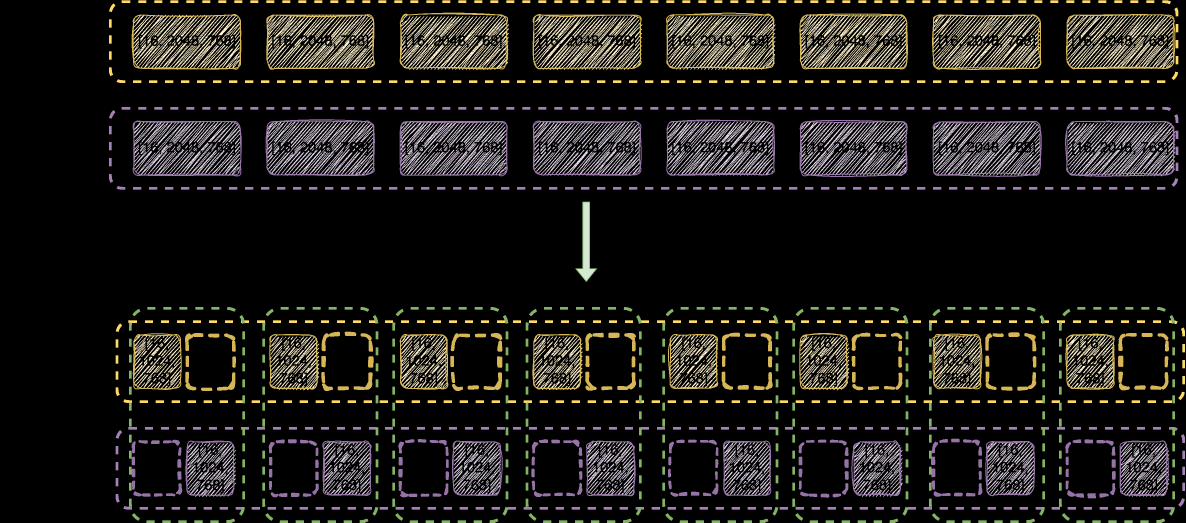
#> input picture assets/ep_fsdp2.png, 3556 x 1568 px (shown at 1/3 size)
$ python -i image_utils.py   (imports and definitions only)
#> lines starting #> are read from the running program, lines starting #| are printed output that depends on the picture
import io
import math
from io import BytesIO
from typing import ByteString, List, Union

import numpy as np
import requests
from PIL import Image


ImageInput = Union[
    Image.Image,
    np.ndarray,
    ByteString,
    str,
]


# [61 lines left out: functions load_image_bytes_from_path, save_image_bytes_to_file, smart_resize, load_image_from_path, not called in this run]


def load_image_from_bytes(image: bytes, **kwargs):
    return Image.open(BytesIO(image)).convert("RGB")


def load_image(image: ImageInput, **kwargs):
    if isinstance(image, str):
        return load_image_from_path(image, **kwargs)
    elif isinstance(image, bytes):
        return load_image_from_bytes(image, **kwargs)
    else:
        raise NotImplementedError


def fetch_images(images: List[ImageInput], **kwargs):
    images = [load_image(image) for image in images]
    max_image_nums = kwargs.get("max_image_nums", len(images))
    images = images[:max_image_nums]
    images = [smart_resize(image, **kwargs) for image in images]
    return images

>>> import cv2
>>> picture = cv2.imread('../../../assets/ep_fsdp2.png', cv2.IMREAD_GRAYSCALE)
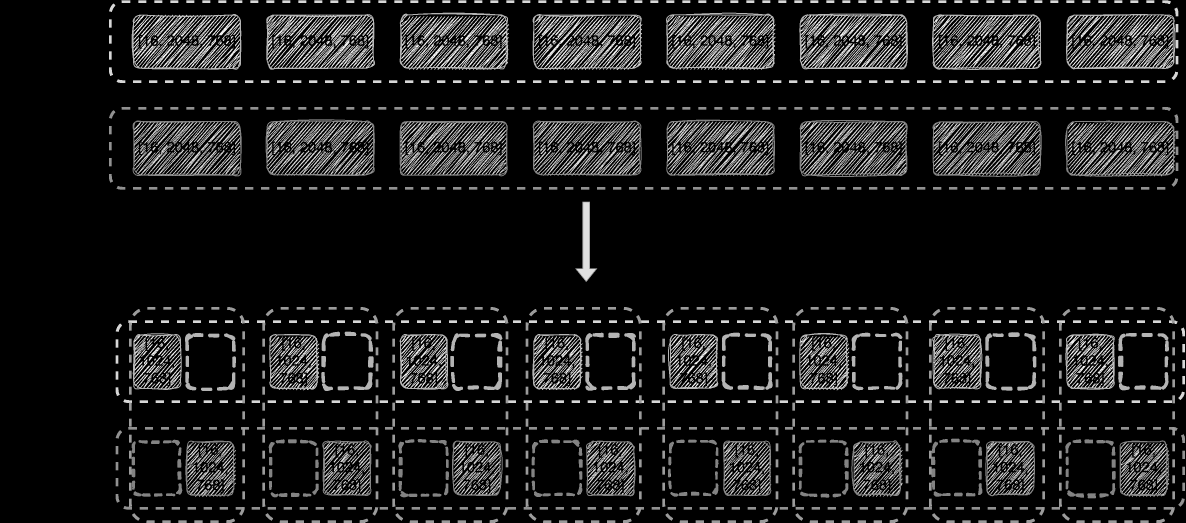
#> picture: shape (1568, 3556) (shown at 1/3 size); min 0, max 255, mean 27.3
#> (the run stopped early here; a loop or call above may not have finished)
